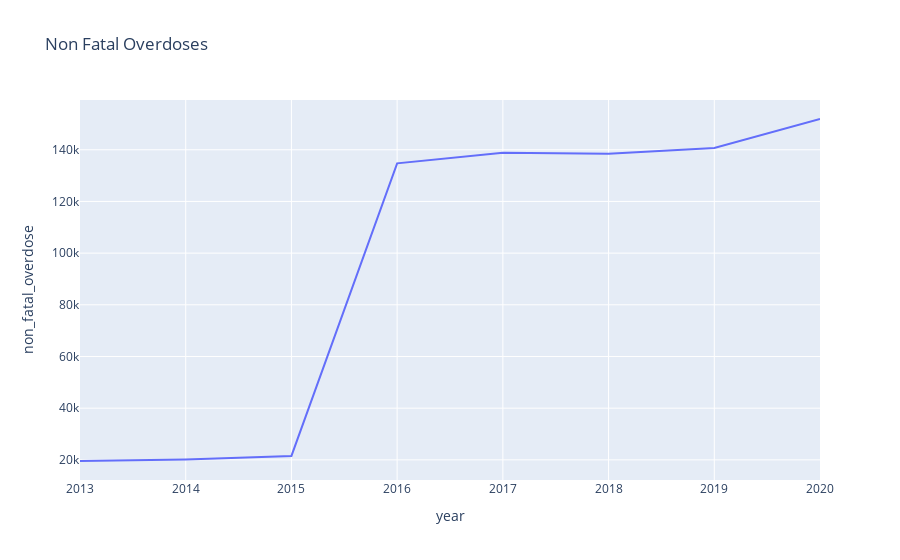

Notebook code cell kept with this figure:
### Code cell
fig = px.line(non_fatal, x="year", y="non_fatal_overdose", title='Non Fatal Overdoses')  
fig.show()

### Figure 1 — Plotly figure (JSON) as saved in the notebook; plotly's stock layout.template omitted (floating-point values rounded to 4 significant figures)
{"data": [{"hovertemplate": "year=%{x}<br>non_fatal_overdose=%{y}<extra></extra>", "legendgroup": "", "line": {"color": "#636efa", "dash": "solid"}, "marker": {"symbol": "circle"}, "mode": "lines", "name": "", "orientation": "v", "showlegend": false, "type": "scatter", "x": [2013, 2014, 2015, 2016, 2017, 2018, 2019, 2020], "xaxis": "x", "y": [19559, 20123, 21529, 134749, 138819, 138463, 140690, 151903], "yaxis": "y"}], "layout": {"legend": {"tracegroupgap": 0}, "title": {"text": "Non Fatal Overdoses"}, "xaxis": {"anchor": "y", "domain": [0, 1], "title": {"text": "year"}}, "yaxis": {"anchor": "x", "domain": [0, 1], "title": {"text": "non_fatal_overdose"}}}}
